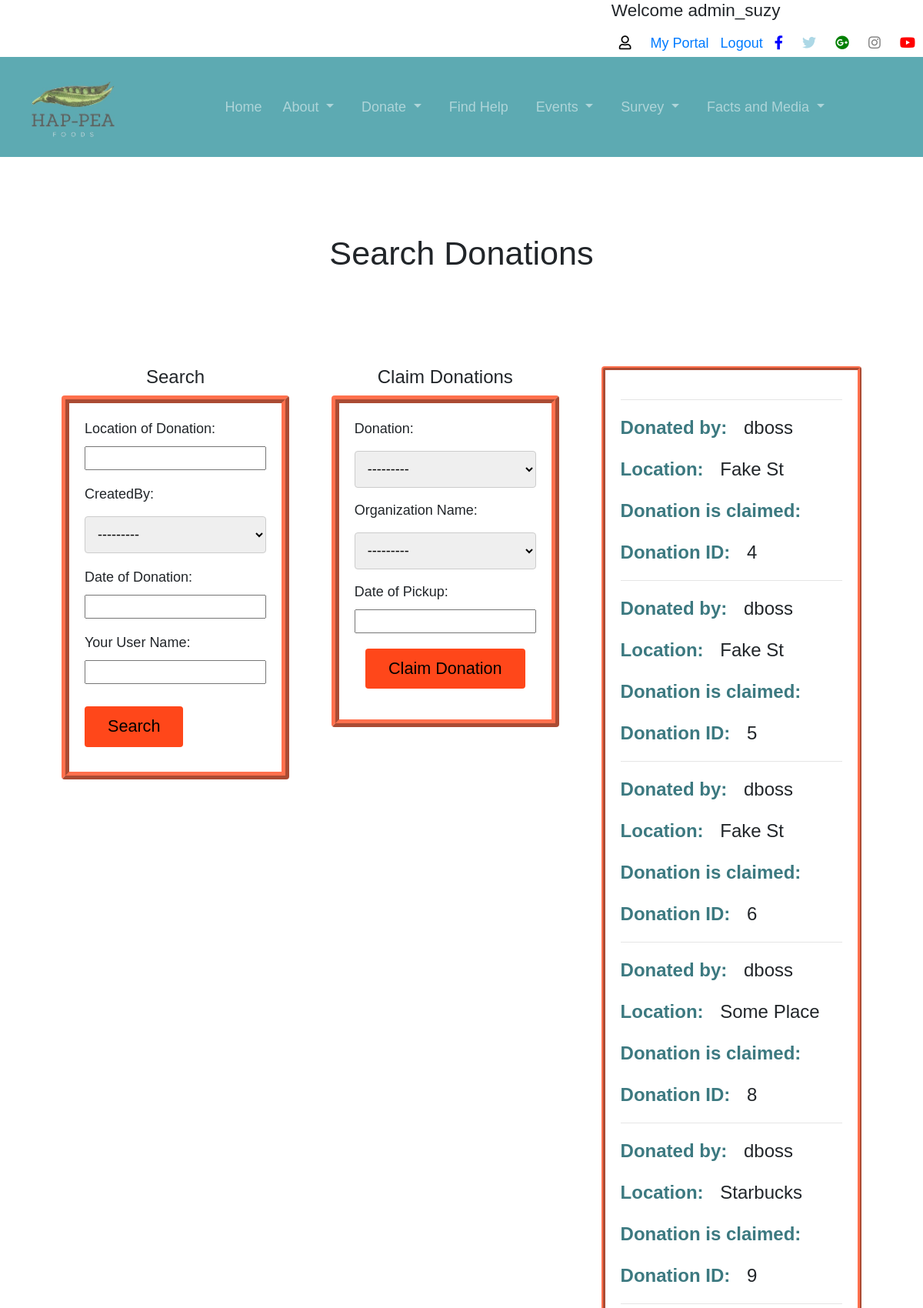
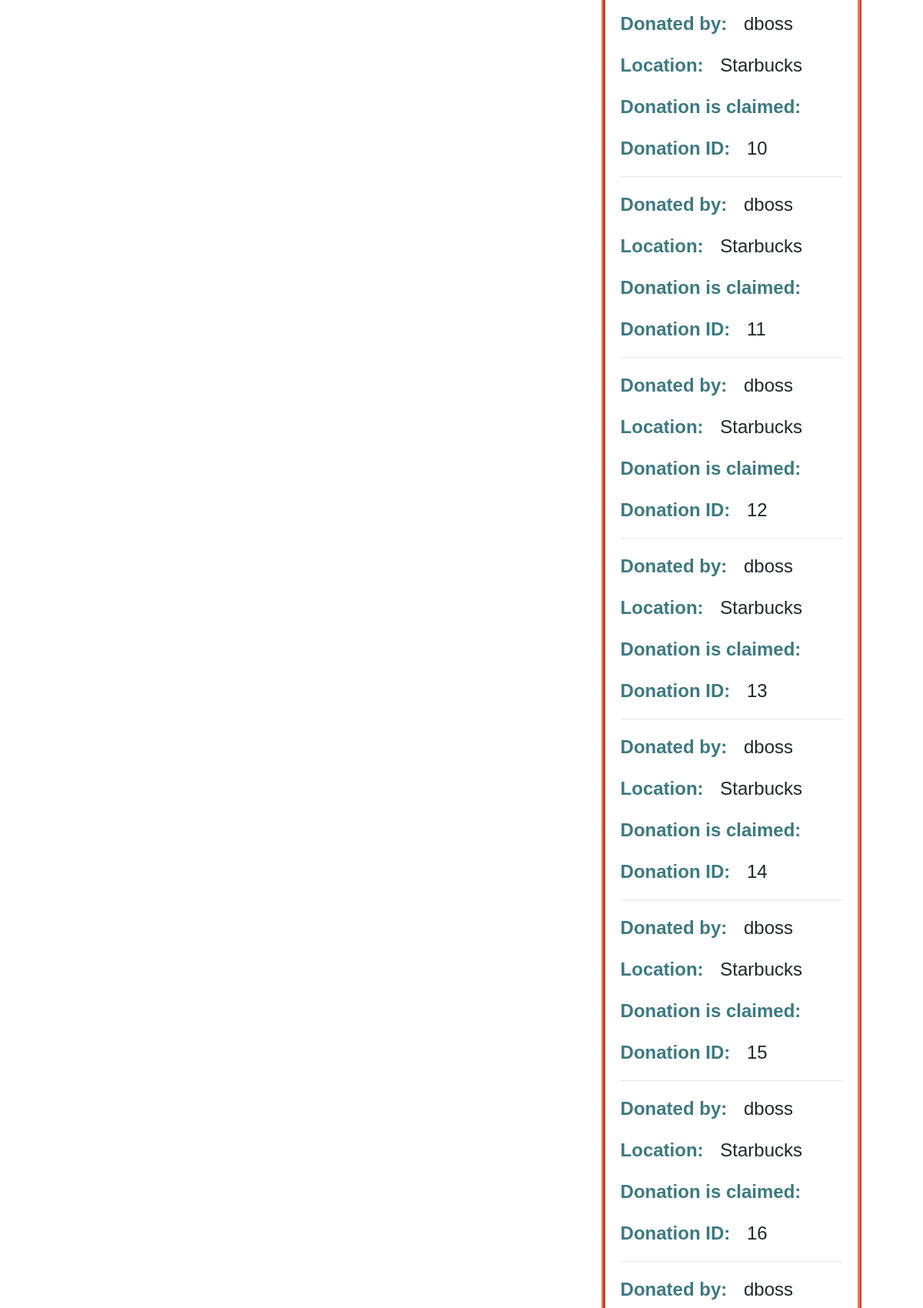
/donate/search/ (signed in, upper part), run on the app's committed database (2 pictures, top to bottom).
### donations/models.py (models this page shows)
class Donation(models.Model):
    userName = models.CharField(max_length=25,verbose_name='Your User Name')
    donationDate = models.DateField(verbose_name='Date of Donation')
    locationName = models.CharField(max_length=25, verbose_name='Location of Donation')
    createdBy = models.ForeignKey(User, default=None, on_delete=models.CASCADE)
    def __str__(self):
        return 'ID Number: {}'.format(self.id)

### donations/views.py (the view)
def search(request):
    if request.method == 'POST':
        form = forms.ClaimedDonation(request.POST)
        if form.is_valid():
            instance = form.save(commit=False)
            instance.contact = request.user
            instance.save()
            pk = instance.pk
            return redirect('home')
    else:
        donation_list = Donation.objects.filter(claimeddonation = None)
        donation_filter = DonationFilter(request.GET, queryset=donation_list)
        form = forms.ClaimedDonation()
        return render(request, 'donations/donations_list.html', {'filter': donation_filter, 'form':form})

### donations/forms.py (shortened to what this page needs)
class ClaimedDonation(forms.ModelForm):
    donation_list = Donation.objects.filter(claimeddonation = None)
    donationClaimed = forms.ModelChoiceField(queryset=donation_list, label="Donation")
    class Meta:
        model = models.ClaimedDonation
        fields = ['donationClaimed', 'claimingOrg', 'pickupDate',]

### donations/models.py (called while the page is built)
    def __str__(self):
        return self.orgName

### donations/templates/donations/donations_list.html (shortened to what this page needs)
{% extends 'base_layout.html' %}
{% block content %}
  <div class="d-container">
    <h1 class="d-h1">Search Donations</h1>
    <div class="d-row">
      <div class="d-col">
        <h2 class="d-title">Search</h2>
        <form class="search-form" method="get">
          {{ filter.form.as_p }}
          <button type="submit">Search</button>
        </form>
      </div>
      <div class="d-col">
        <h2 class="d-title">Claim Donations</h2>
        <form class="claims-form" method="post">
          {{form}}
        <input type="submit" value="Claim Donation">
      </div>
      <div class="d-col">
        <div class="filter">
          <ul class="d-list">
          {% for donation in filter.qs %}
            <hr>
            <p><span>Donated by:</span> {{ donation.createdBy }}</p>
            <p><span>Location:</span> {{ donation.locationName }}</p>
            <p><span>Donation is claimed:</span> {{donation.claimed}}</p>
            <p><span>Donation ID:</span> {{donation.pk}}</p>
          {% endfor %}
          </ul>
        </div>
      </div>
    </div>
  </div>
{% endblock %}

### templates/base_layout.html (shortened to what this page needs)
{% load static %}
<!DOCTYPE html>
<html lang="en" dir="ltr">
  <head>
    <link rel="stylesheet" href="https://maxcdn.bootstrapcdn.com/bootstrap/4.0.0/css/bootstrap.min.css">
    <link rel="stylesheet" href="{% static 'css/style.css' %}">
    <link rel="stylesheet" href="https://cdnjs.cloudflare.com/ajax/libs/font-awesome/5.15.2/css/all.min.css">
  </head>
  <body>
    <header>
     <div class="head-container">
       <div class="sm">
         {% if user.is_authenticated %}
           <h5>Welcome {{user.username}}</h5>
           <i class="far fa-user" style="color: black"></i>
           <a href="{% url 'portal' %}">My Portal</a>
           <a href="{% url 'accounts:logout' %}">Logout</a>
         {% else %}
           <i class="far fa-user" style="color: black"></i>
           <a href="{% url 'accounts:register' %}">Register</a>
           <a href="{% url 'accounts:login' %}">Login</a>
        {% endif %}
         <i class="fab fa-facebook-f" style="color: blue"></i>
         <i class="fab fa-twitter" style="color: lightblue"></i>
         <i class="fab fa-google-plus" style="color: green"></i>
         <i class="fab fa-instagram" style="color: grey"></i>
         <i class="fab fa-youtube" style="color: red"></i>
       </div>
     </div>
    </header>
    <nav class="navbar navbar-expand-md navbar-custom justify-content-evenly">
      <a href="/" class="navbar-brand"><img src="{% static 'logo2.jpg' %}" class = navimage alt=""></a>
      <div class="navbar-collapse collapse justify-content-center align-items-center w-100" id="navbarCustom">
        <ul class="navbar-nav mx-auto text-center">
            <li class="nav-item">
                <a class="nav-link" href="{% url 'home' %}">Home</a>
            </li>
            <li class="nav-item dropdown">
                <a class="nav-link dropdown-toggle px-3" href="#" id="navbarDropdown" data-toggle="dropdown" aria-haspopup="true" aria-expanded="false">
                  About
                </a>
            </li>
            <li class="nav-item dropdown">
                <a class="nav-link dropdown-toggle px-3" href="#" id="navbarDropdown" data-toggle="dropdown" aria-haspopup="true" aria-expanded="false">
                  Donate
                </a>
            </li>
            <li class="nav-item">
                <a class="nav-link px-3" href="{% url 'find_help' %}">Find Help</a>
            </li>
            <li class="nav-item dropdown">
                <a class="nav-link dropdown-toggle px-3" href="#" id="navbarDropdown" data-toggle="dropdown" aria-haspopup="true" aria-expanded="false">
                  Events
                </a>
            </li>
            <li class="nav-item dropdown">
                <a class="nav-link dropdown-toggle px-3" href="#" id="navbarDropdown" data-toggle="dropdown" aria-haspopup="true" aria-expanded="false">
                  Survey
                </a>
            </li>
            <li class="nav-item dropdown">
                <a class="nav-link dropdown-toggle px-3" href="#" id="navbarDropdown" data-toggle="dropdown" aria-haspopup="true" aria-expanded="false">
                  Facts and Media
                </a>
            </li>
        </ul>
    </div>
</nav>
    <div class="wrapper_container">
      {% block content %}
      {% endblock %}
    </div>
  </body>
</html>

### static/css/style.css (style rules this page uses)
* { margin: 0; padding:0; outline: none; font-family: Arial, Helvetica, sans-serif; font-size: 18px; }
header { background: #FFF; }
.head-container { width: 100%; margin: 0 auto; display: flex; justify-content: flex-end; }
.head-container a { padding-left: 10px; }
.sm i { padding: 10px 10px; }
.navbar { min-height: 130px; background-color: #5DAAB2; }
.navbar-brand { padding: 0 15px; height: 40px; display: flex; align-items: center; justify-content: center; }
.navimage { max-height: 125px; max-width: 125px; }
.navbar-custom, .navbar-custom .navbar-text { color: rgba(255,255,255,.8); }
.navbar-custom .navbar-nav .nav-link { color: rgba(255,255,255,.5); }
.wrapper_container { max-width: 90%; margin: 0 auto; }
.wrapper_container h1 { text align: center; margin: 100px auto; font-size: 2.4em; }
.contact a, li { font-size: 14px; }
.contact_form input[type=text], select, textarea { width: 100%; padding: 12px; border: 1px solid #ccc; border-radius: 4px; box-sizing: border-box; margin-top: 6px; margin-bottom: 16px; resize: vertical }
.d-container { width: 100%; margin: 0 auto; }
.d-h1 { text-align: center; }
.d-row { display: flex; justify-content: space-between; }
.d-col { padding: 20px; }
.d-title { font-size: 24px; text-align: center; }
.search-form { border: 10px solid #ff704d; border-style: ridge; border-radius: 4px; padding: 20px; }
.search-form input, .search-form select, .search-form textarea { display: block; margin: 5% padding: 5px; }
.search-form button[type="submit"] { background: #FF471a; border: 0; color: #000; font-size: 1.2em; border-radius: 4px; align-items: center; margin: 5% auto; padding: 10px 30px; }
.claims-form { border: 10px solid #ff704d; border-style: ridge; border-radius: 4px; padding: 20px; }
.claims-form input, .claims-form select, .claims-form textarea { display: block; margin: 5% padding: 5px; }
.claims-form input[type="submit"] { background: #FF471a; border: 0; color: #000; font-size: 1.2em; border-radius: 4px; align-items: center; margin: 20px auto; padding: 10px 30px; }
.filter { border: 5px solid #ff704d; border-style: ridge; border-radius: 4px; margin: auto; }
.d-list { padding: 20px; margin: 0; }
.d-list span { font-weight: bold; color: #3C7980; padding-right: 15px; font-size: 24px; }
.d-list p { font-size: 24px; }
html, body { height: 100%; margin: 0; padding: 0; }

### data on the page
Donation: createdBy "dboss", locationName "Fake St", pk "4"
Donation: createdBy "dboss", locationName "Fake St", pk "5"
Donation: createdBy "dboss", locationName "Fake St", pk "6"
Donation: createdBy "dboss", locationName "Some Place", pk "8"
Donation: createdBy "dboss", locationName "Starbucks", pk "9"
Donation: createdBy "dboss", locationName "Starbucks", pk "10"
Donation: createdBy "dboss", locationName "Starbucks", pk "11"
Donation: createdBy "dboss", locationName "Starbucks", pk "12"
Donation: createdBy "dboss", locationName "Starbucks", pk "13"
Donation: createdBy "dboss", locationName "Starbucks", pk "14"
Donation: createdBy "dboss", locationName "Starbucks", pk "15"
Donation: createdBy "dboss", locationName "Starbucks", pk "16"
Donation: createdBy "dboss"

### other printed values
{{ user.username }} "admin_suzy"
